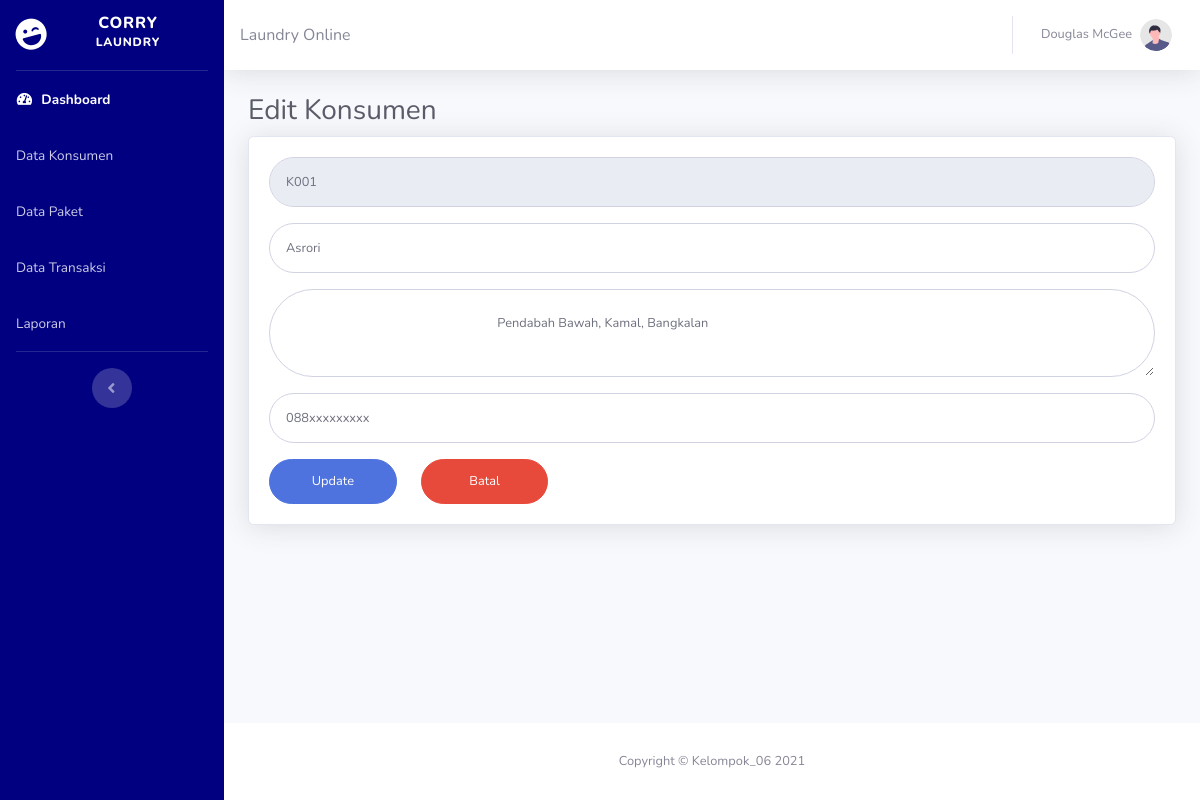
The page /cpanel/konsumen/edit_konsumen/K001 on the database its author committed.
### tables this page shows
CREATE TABLE `konsumen` (
  `kode_konsumen` varchar(10) NOT NULL,
  `nama_konsumen` varchar(50) NOT NULL,
  `alamat_konsumen` text NOT NULL,
  `no_hp` varchar(15) NOT NULL
);

### application/controllers/cpanel/konsumen.php (called while the page is built, shortened)
<?php
class Konsumen extends CI_Controller {
	public function __construct()
	{
		$this->load->model('m_konsumen');
	}
	public function edit_konsumen($kode_konsumen)
	{
		$isi['content'] 		= 'backend/konsumen/e_konsumen';
		$isi['judul']			= 'Edit Konsumen';
		$isi['data']			= $this->m_konsumen->edit_konsumen($kode_konsumen);
		$this->load->view('backend/dashboard', $isi);
	}
}

### index.php (called while the page is built, shortened)
<?php
require_once BASEPATH.'core/CodeIgniter.php';

### application/models/m_konsumen.php (called while the page is built, shortened)
<?php
class M_konsumen extends CI_Model {
	public function edit_konsumen($kode_konsumen)
	{
		$this->db->where('kode_konsumen', $kode_konsumen);
		return $this->db->get('konsumen')->row_array();
	}
}

### application/views/backend/konsumen/e_konsumen.php (the view)
<!DOCTYPE html>
<html>
	<head>
	</head>
	<body>
		<div class="container-fluid">
			<h1 class="h3 mb-2 text-gray-800"><?= $judul;?></h1>
			<div class="card shadow mb-4">
				<div class="card-body">
					<form class="user" method="post" action="<?= base_url()?>cpanel/konsumen/update">
						<div class="form-group">
							<input type="text" name="kode_konsumen" value="<?= $data['kode_konsumen'];?>" class="form-control form-control-user" readonly>
						</div>
						<div class="form-group">
							<input type="text" name="nama_konsumen" value="<?= $data['nama_konsumen'];?>" class="form-control form-control-user" placeholder="Enter Nama Konsumen" required>
						</div>
						<div class="form-group">
							<textarea name="alamat_konsumen" class="form-control form-control-user" placeholder="Enter Alamat Konsumen" required>
								<?= $data['alamat_konsumen'];?>
							</textarea>
						</div>
						<div class="form-group">
							<input type="text" name="no_hp" value="<?= $data['no_hp'];?>" class="form-control form-control-user" placeholder="Enter No. HP" required>
						</div>
						<div class="row">
							<div class="col-md-2">
								<button type="submit" class="btn btn-primary btn-user btn-block text-white"> Update</button>
							</div>
							<div class="col-md-2">
								<a href="<?= base_url()?>cpanel/konsumen" class="btn btn-danger btn-user btn-block">Batal</a>
							</div>
						</div>
					</form>
				</div>
			</div>
		</div>
	</body>
</html>

### rows shown on the page
konsumen: kode_konsumen "K001", nama_konsumen "Asrori", alamat_konsumen "Pendabah Bawah, Kamal, Bangkalan", no_hp "088xxxxxxxxx"

### other values the page prints
$judul "Edit Konsumen"
